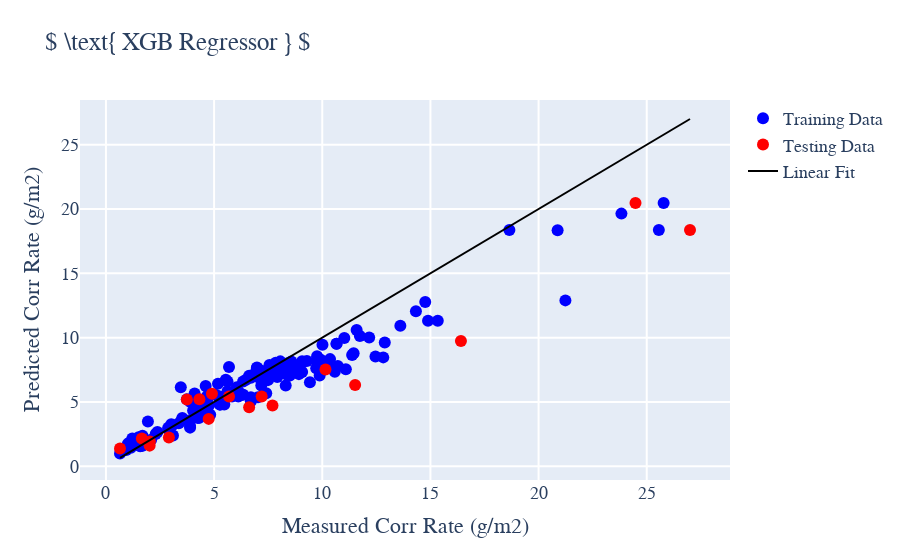

The notebook cell saved with this chart:
### Code cell
fit = np.linspace(min(target), max(target))
    trace0 = go.Scatter(x=y_train, y=Train_predictions2, mode = 'markers', marker= dict(size= 12, color= 'blue'), name='Training Data')
    trace1 = go.Scatter(x=y_test ,y=Test_predictions2, mode = 'markers', marker= dict(size= 12, color= 'red'),name='Testing Data')
    trace2 = go.Scatter(x = fit ,y = fit, mode = 'lines', marker= dict(size= 12, color= 'black'), text = 'Fit',name='Linear Fit')

    data = [trace0,trace1,trace2]
    fig= go.Figure(data, layout=layout0)
    resolution_value = 300
    iplot(fig)

### Figure 1 — Plotly figure (JSON) as saved in the notebook; plotly's stock layout.template omitted (floating-point values rounded to 4 significant figures; data arrays with more than 128 entries replaced by an {"elided": "..."} marker saying what was removed)
{"data": [{"marker": {"color": "blue", "size": 12}, "mode": "markers", "name": "Training Data", "type": "scatter", "x": {"elided": "153 float values"}, "y": {"elided": "153 float values"}}, {"marker": {"color": "red", "size": 12}, "mode": "markers", "name": "Testing Data", "type": "scatter", "x": [11.52, 4.75, 10.15, 24.48, 0.65, 16.41, 1.66, 6.62, 7.7, 27, 4.32, 2.91, 2.03, 7.2, 2.02, 3.74, 4.9, 5.69], "y": [6.312, 3.684, 7.524, 20.46, 1.383, 9.737, 2.159, 4.597, 4.732, 18.37, 5.203, 2.239, 1.925, 5.432, 1.604, 5.189, 5.647, 5.426]}, {"marker": {"color": "black", "size": 12}, "mode": "lines", "name": "Linear Fit", "text": "Fit", "type": "scatter", "x": [0.65, 1.188, 1.726, 2.263, 2.801, 3.339, 3.877, 4.414, 4.952, 5.49, 6.028, 6.565, 7.103, 7.641, 8.179, 8.716, 9.254, 9.792, 10.33, 10.87, 11.41, 11.94, 12.48, 13.02, 13.56, 14.09, 14.63, 15.17, 15.71, 16.24, 16.78, 17.32, 17.86, 18.4, 18.93, 19.47, 20.01, 20.55, 21.08, 21.62, 22.16, 22.7, 23.24, 23.77, 24.31, 24.85, 25.39, 25.92, 26.46, 27], "y": [0.65, 1.188, 1.726, 2.263, 2.801, 3.339, 3.877, 4.414, 4.952, 5.49, 6.028, 6.565, 7.103, 7.641, 8.179, 8.716, 9.254, 9.792, 10.33, 10.87, 11.41, 11.94, 12.48, 13.02, 13.56, 14.09, 14.63, 15.17, 15.71, 16.24, 16.78, 17.32, 17.86, 18.4, 18.93, 19.47, 20.01, 20.55, 21.08, 21.62, 22.16, 22.7, 23.24, 23.77, 24.31, 24.85, 25.39, 25.92, 26.46, 27]}], "layout": {"font": {"family": "Times New Roman", "size": 18}, "hovermode": "closest", "showlegend": true, "title": {"text": "$ \\text{ XGB Regressor } $"}, "xaxis": {"gridwidth": 2, "title": {"text": "Measured Corr Rate (g/m2)"}, "zeroline": false}, "yaxis": {"gridwidth": 2, "title": {"text": "Predicted Corr Rate (g/m2)"}, "zeroline": false}}}
